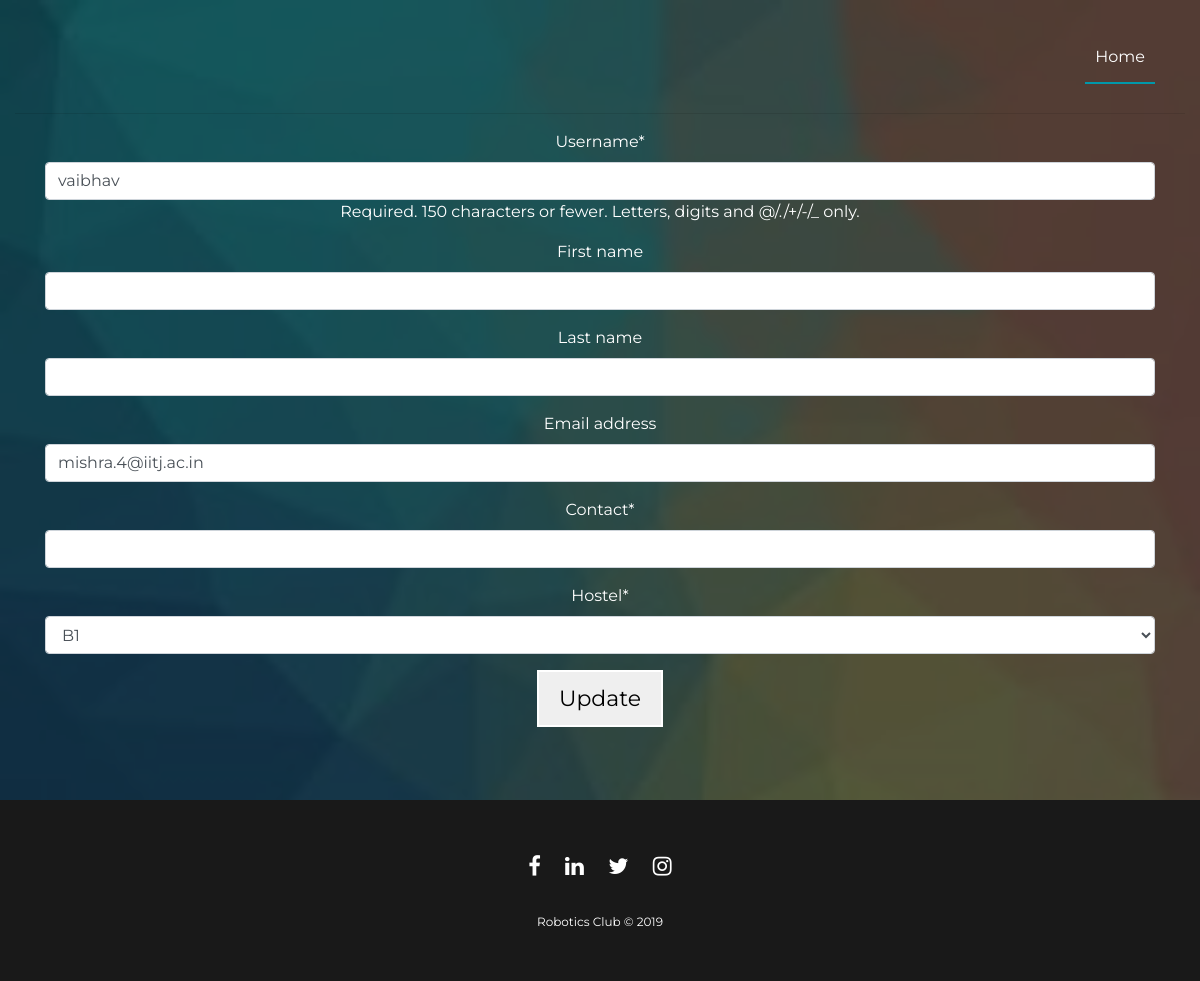
Before: /profile/1/ with the older database file.
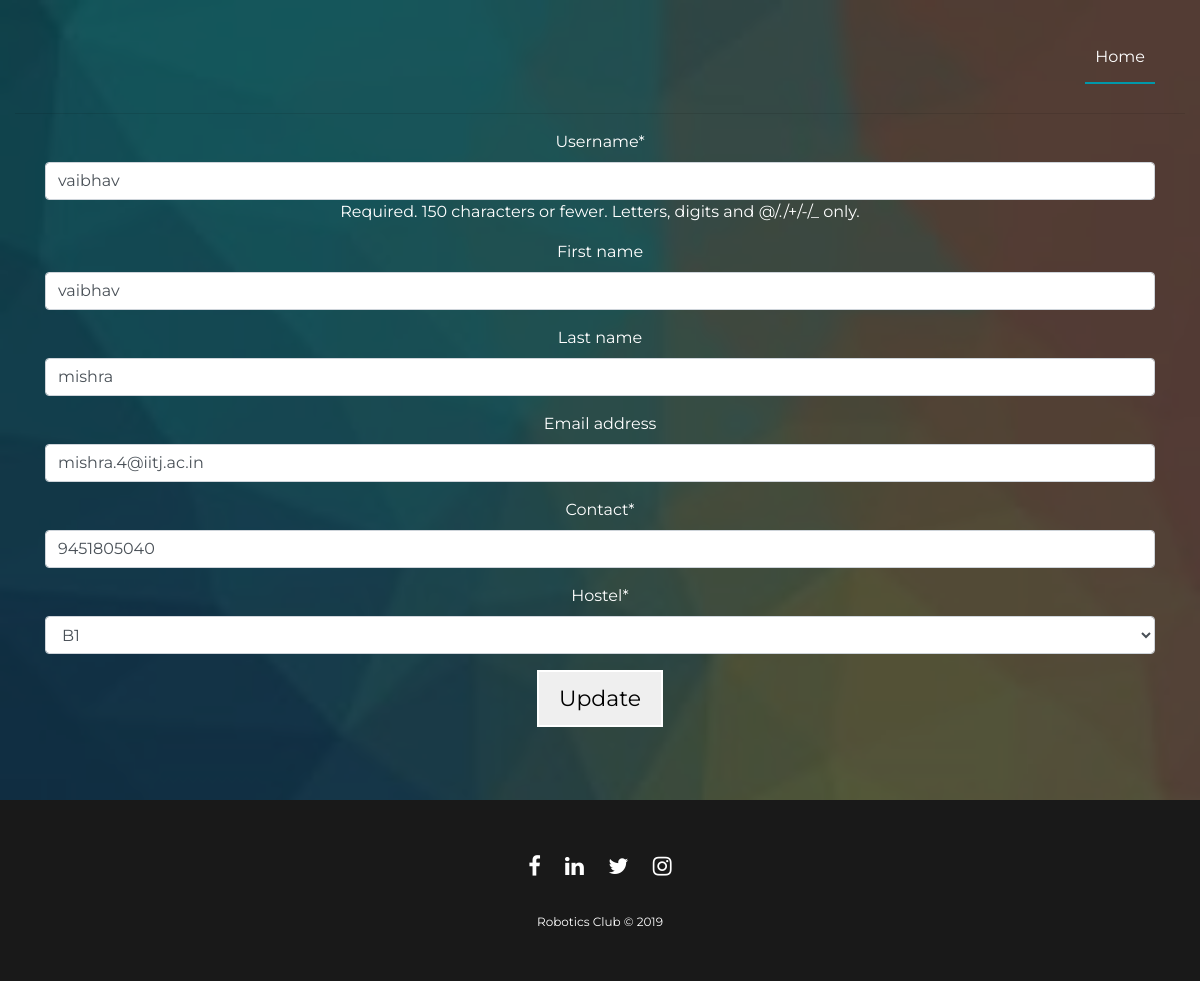
After: the same page with the newer database file.
### registration/models.py (models this page shows)
class IITJUser(AbstractUser):
	contact=models.CharField(max_length=15)
	hostel = models.CharField(max_length=6, choices=COLOR_CHOICES, default='green')

### registration/views.py (the view)
# urls.py: url(r'^profile/(?P<pk>[0-9]+)/$',stores_views.UserProfileView.as_view(), name='edit'),
class UserProfileView(UpdateView):
    model=IITJUser
    form_class=RegistrationForm
    template_name = 'registration.html'
    success_url=reverse_lazy('home')

### registration/forms.py
class RegistrationForm(forms.ModelForm):
    class Meta:
        model = IITJUser
        fields=["username","first_name","last_name","email","contact","hostel"]

### templates/registration.html (shortened to what this page needs)
{% extends "account/base.html" %}
{% load crispy_forms_tags %}
{% load i18n %}
{% block content %}
<br><br><br><br><hr>
<div class="container">
<form class="login" method="post" action=".">
<font style="color:white ;list-style-type:none">
{{ form|crispy }}</font>
<button type="submit" class="primaryAction hero-cta"><font style="color: black">
{% if object == None%}Create{% else %}Update{% endif %}</font>
</button>
</form>
<br><br><br>
</div>
{% endblock %}

Changed rows visible on the page:
changed IITJUser "vaibhav": first_name (not shown) → "vaibhav"; last_name (not shown) → "mishra"; contact (not shown) → "9451805040"
